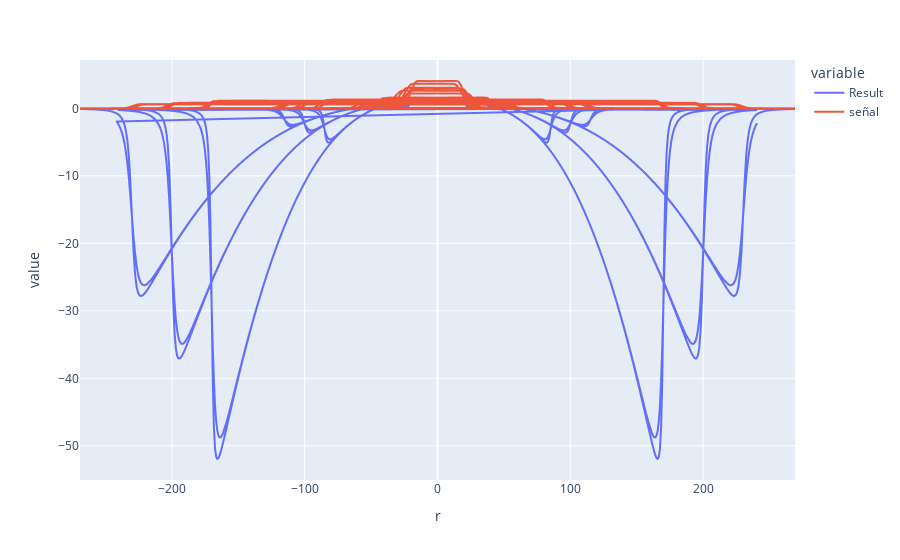

Write notebook code for a chart like this one.
### Code cell
MNFF = Mixed[Mixed['FFF']==0]
MNFF['Result'] = Result*4
MNFF.set_index('r')[['Result', 'señal']].plot()

### Figure 1 — Plotly figure (JSON) as saved in the notebook; plotly's stock layout.template omitted (floating-point values rounded to 4 significant figures; data arrays with more than 128 entries replaced by an {"elided": "..."} marker saying what was removed)
{"data": [{"hovertemplate": "variable=Result<br>r=%{x}<br>value=%{y}<extra></extra>", "legendgroup": "Result", "line": {"color": "#636efa", "dash": "solid"}, "mode": "lines", "name": "Result", "showlegend": true, "type": "scattergl", "x": {"elided": "2880 float values"}, "xaxis": "x", "y": {"elided": "2880 float values"}, "yaxis": "y"}, {"hovertemplate": "variable=señal<br>r=%{x}<br>value=%{y}<extra></extra>", "legendgroup": "señal", "line": {"color": "#EF553B", "dash": "solid"}, "mode": "lines", "name": "señal", "showlegend": true, "type": "scattergl", "x": {"elided": "2880 float values"}, "xaxis": "x", "y": {"elided": "2880 float values"}, "yaxis": "y"}], "layout": {"legend": {"title": {"text": "variable"}, "tracegroupgap": 0}, "margin": {"t": 60}, "xaxis": {"anchor": "y", "domain": [0, 1], "title": {"text": "r"}}, "yaxis": {"anchor": "x", "domain": [0, 1], "title": {"text": "value"}}}}
